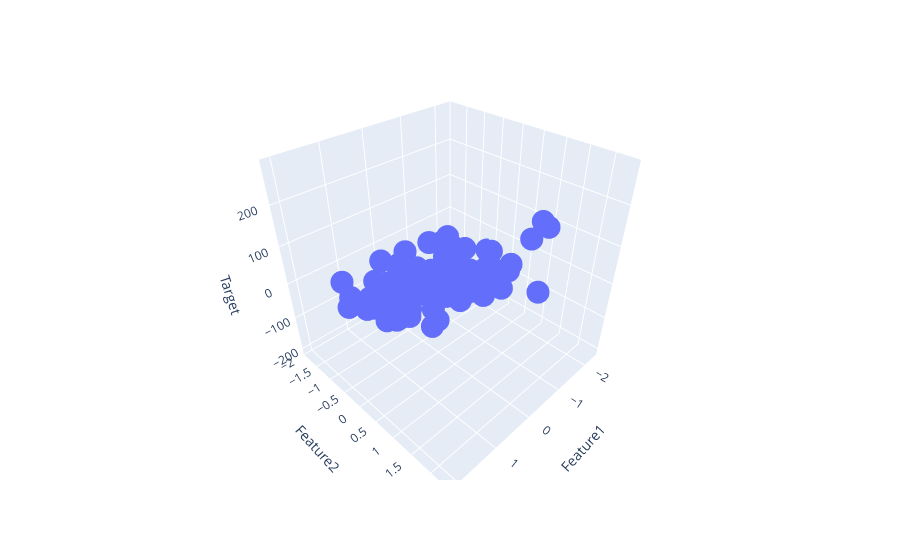

The code cell stored with this chart in its notebook:
### Code cell
fig = px.scatter_3d(df, x='Feature1', y='Feature2', z='Target')
fig.show()
